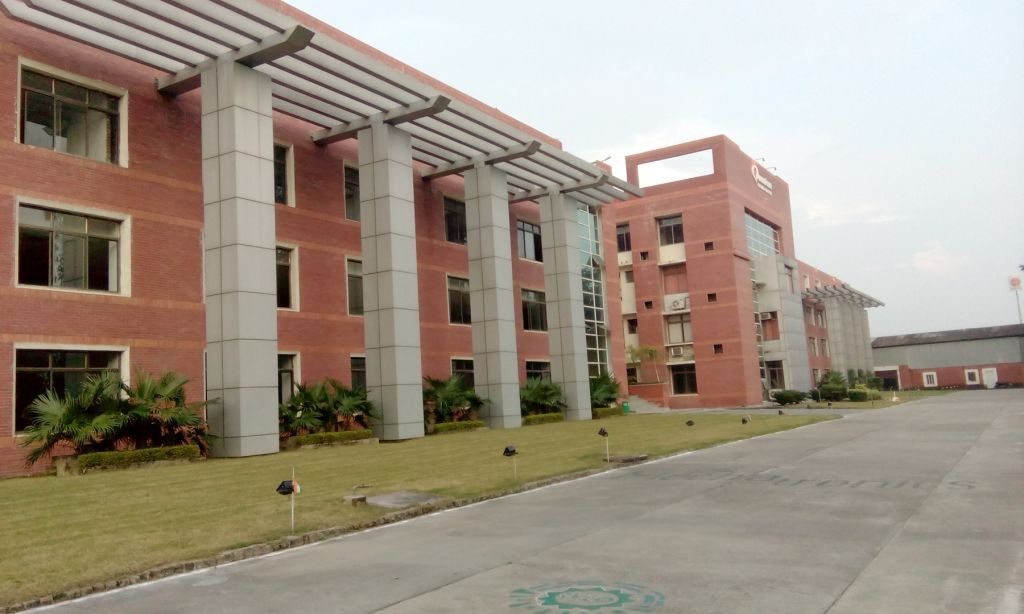
#> input picture datasets/image/building.jpg, 1024 x 614 px, found by its file name
$ python 'Image_gradient(sobel_X_Y).py'   (older library calls are emulated)
#> lines starting #> are read from the running program, lines starting #| are printed output that depends on the picture
#image Gradient
#it is a directional change in the color or intensity in an image
#it is most important part to find information from image.
#like finding edges within the images
#There are various methods to find image gradient.
#There are - Laplacian Derivatives, sobelX and sobelY.
#All these functions have diff. mathematical approach to get rusult.
#All the image in the gray scale


import cv2
import numpy as np


#load image into gray scale
img = cv2.imread(r"C:\Users\Hp\Desktop\image\building.jpg")
#> img is the input picture: shape (614, 1024, 3); mean B, G, R 132, 146.3, 158.1
img = cv2.resize(img,(400,300))
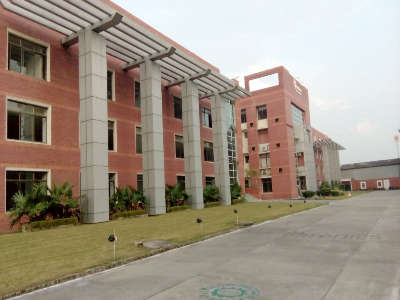
#> img: shape (300, 400, 3); mean B, G, R 131.9, 146.2, 158
img_gray = cv2.cvtColor(img,cv2.COLOR_BGR2GRAY)
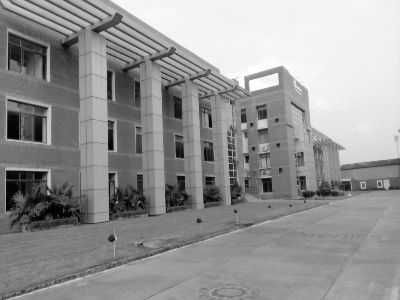
#> img_gray: shape (300, 400); min 1, max 255, mean 148.1

#Laplacian Derivative---It calculate laplace derivate
#parameter(img,data_type for -ve val,ksize)
#kernal size must be odd
lap = cv2.Laplacian(img_gray,cv2.CV_64F,ksize = 1) #also pass kernal size which should be always odd
lap = np.uint8(np.absolute(lap))
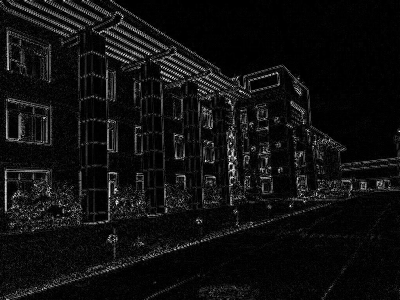
#> lap: shape (300, 400); min 0, max 255, mean 15.7

#Sobel operation -
# is a joint Gausssian smoothing plus differentiation operation,
#so it is more  resistant to noise
#This is use for x and y bth
#parameter (img,type for -ve val,x = 1,y = 0,ksize)
#Sobel X focus on vertical lines
#Sobel y focus on horizontal lines

sobelX = cv2.Sobel(img_gray,cv2.CV_64F,1,0,ksize = 3) #here 1 means x direction
sobelY = cv2.Sobel(img_gray,cv2.CV_64F,0,1,ksize = 3) #here 1 means y direction
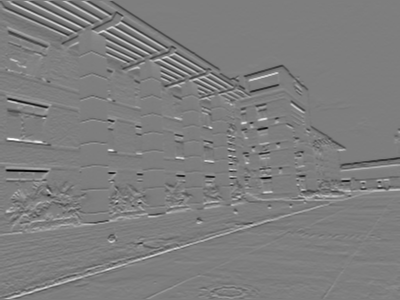
#> sobelY: shape (300, 400) float64; min -690, max 701, mean -1.9; drawn with min black and max white

sobelX = np.uint8(np.absolute(sobelX))
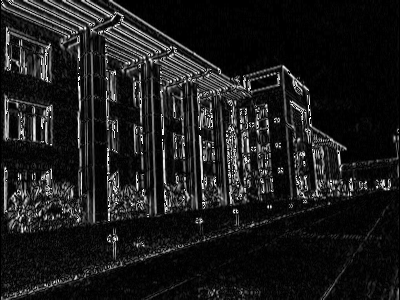
#> sobelX: shape (300, 400); min 0, max 255, mean 28.2
sobelY= np.uint8(np.absolute(sobelY))
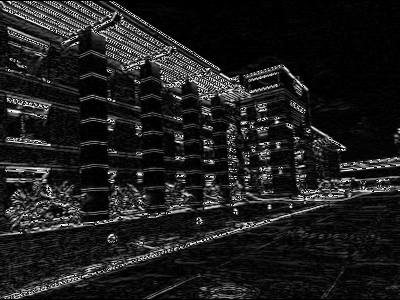
#> sobelY: shape (300, 400); min 0, max 255, mean 30.1

#finally combine sobelX and sobelY togather
sobelcombine = cv2.bitwise_or(sobelX,sobelY)
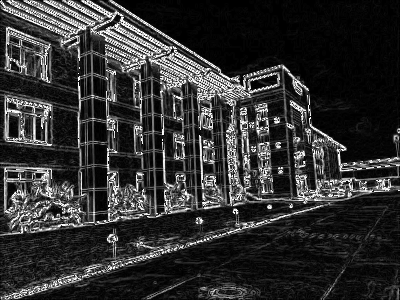
#> sobelcombine: shape (300, 400); min 0, max 255, mean 49.4

cv2.imshow("original==",img)
cv2.imshow("gray====",img_gray)
cv2.imshow("Laplacian==",lap)
cv2.imshow("SobelX===",sobelX)
cv2.imshow("SobelY==",sobelY)
cv2.imshow("COmbined image==",sobelcombine)


'''
#Now plot all the images on graph
titles = ["original","gray","laplacian","sobelX","sobelY","combined"]
images = [img,img_gray,lap,sobelX,sobelY,sobelcombine]

#if you want then plot it
from matplotlib import pyplot as plt
for i in range(6):
    plt.subplot(3,2, i+1),
    plt.imshow(images[i], 'gray')
    plt.title(titles[i])
    plt.xticks([]),plt.yticks([])
    '''

cv2.waitKey(0)
cv2.destroyAllWindows()

$ run again, with datasets/image/aa.jpg copied over datasets/image/building.jpg
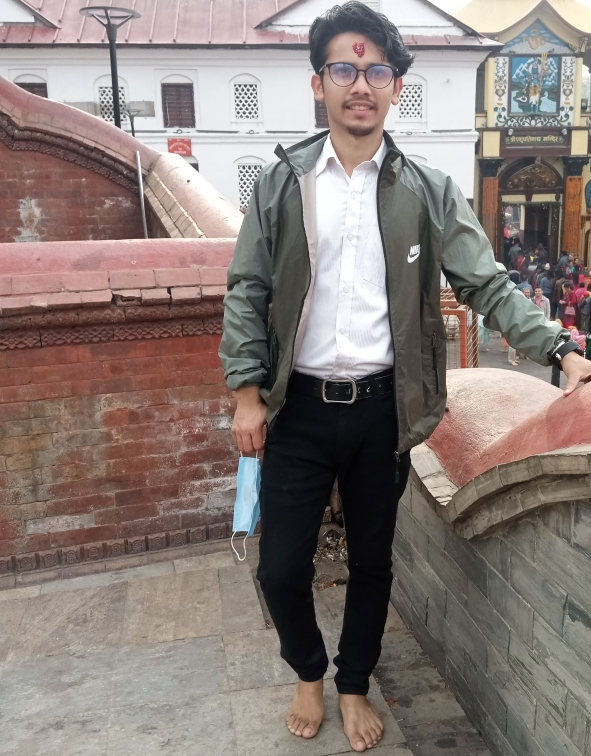
#> input picture datasets/image/aa.jpg, 591 x 756 px, found by its file name
#> img is the input picture: shape (756, 591, 3); mean B, G, R 119.4, 124, 136.3
#> img: shape (300, 400, 3)
#> `sobelY = cv2.Sobel(img_gray,cv2.CV_64F,0,1,ksize = 3)`:
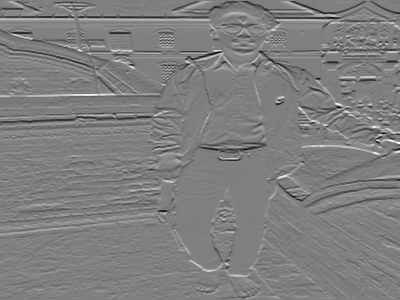
#> sobelY: shape (300, 400) float64; min -784, max 780, mean -1.9; drawn with min black and max white
#> `sobelcombine = cv2.bitwise_or(sobelX,sobelY)`:
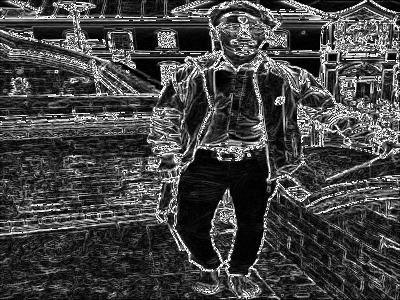
#> sobelcombine: shape (300, 400); min 0, max 255, mean 68

$ run again, with datasets/image/aaa.jpg copied over datasets/image/building.jpg
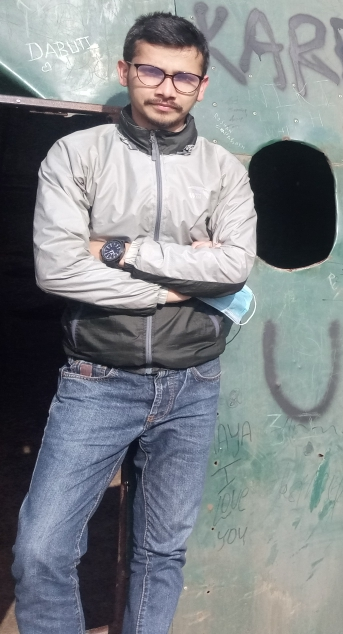
#> input picture datasets/image/aaa.jpg, 343 x 634 px, found by its file name
#> img is the input picture: shape (634, 343, 3); mean B, G, R 137.4, 133.3, 128.7
#> img: shape (300, 400, 3)
#> `sobelcombine = cv2.bitwise_or(sobelX,sobelY)`:
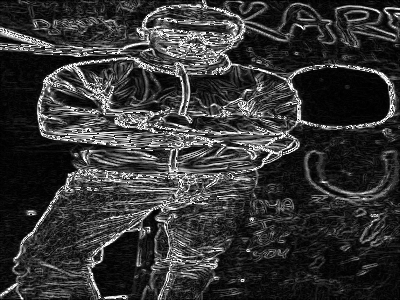
#> sobelcombine: shape (300, 400); min 0, max 255, mean 53.6
